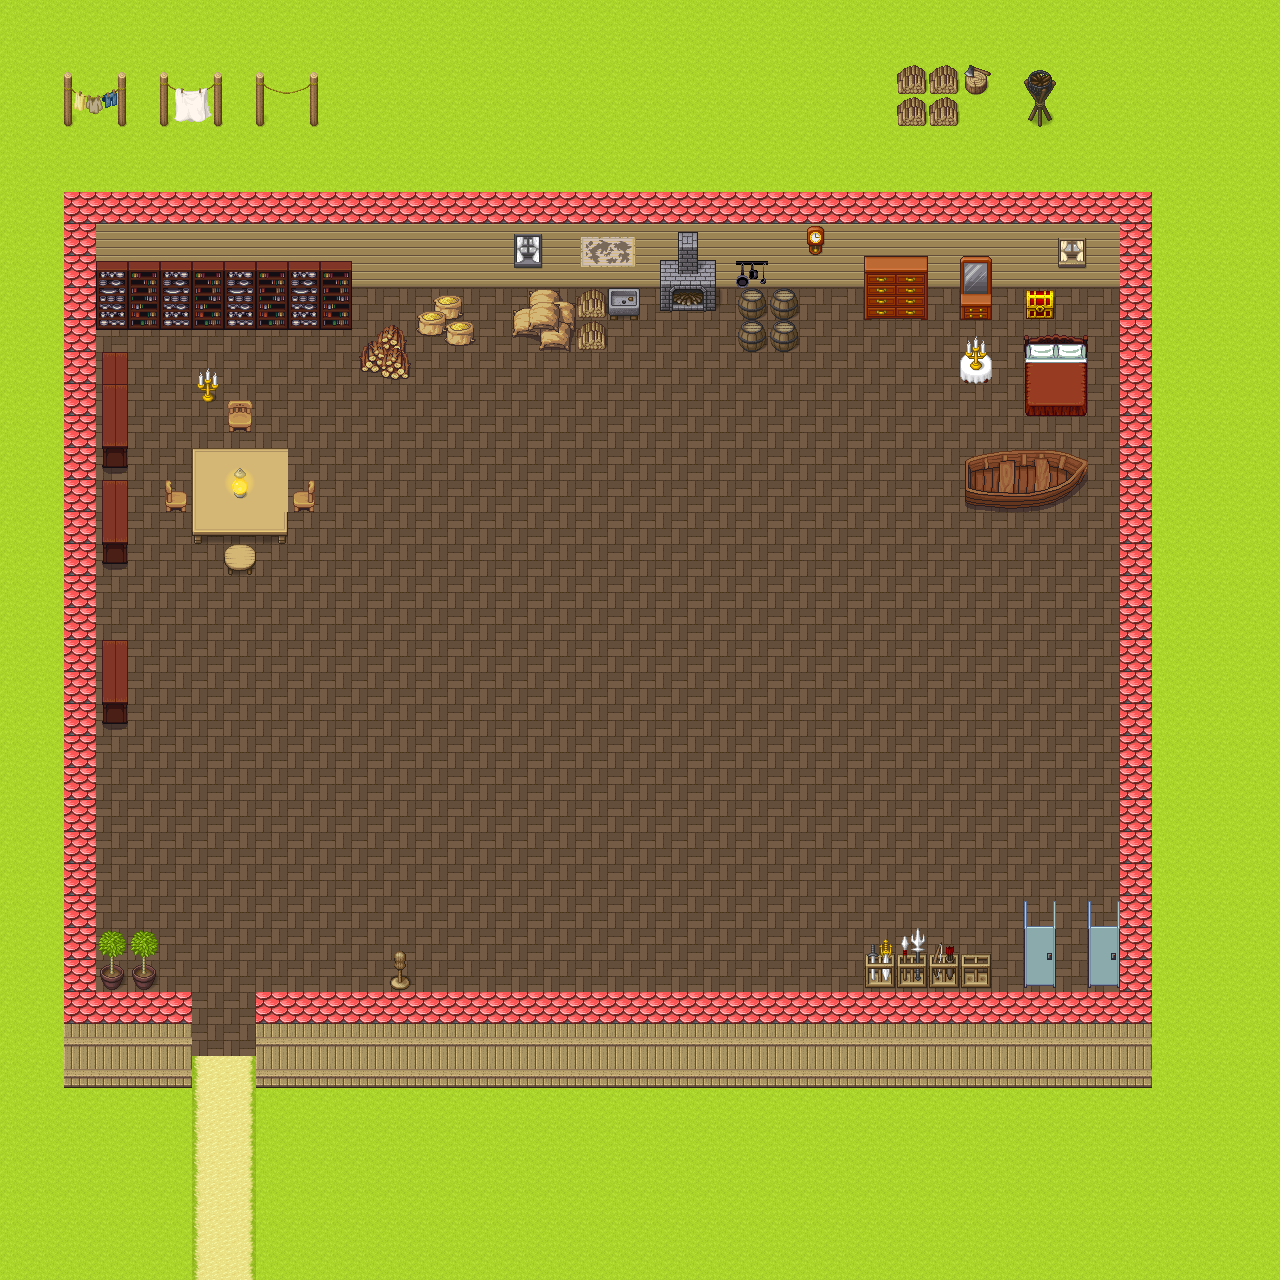

Below is a game level as drawn by its tile map, then a one-line description and the .tmx that defines it (tile-layer data replaced by summaries):
An orthogonal 40x40 tile map with 32x32 px tiles, 5 tile layers (grassLayer, floorLayer, wallLayer, furnitureLayer, ...), 3 tilesets.

<map version="1.5" tiledversion="1.7.2" orientation="orthogonal" renderorder="right-down" width="40" height="40" tilewidth="32" tileheight="32" infinite="0" nextlayerid="6" nextobjectid="1">
 <tileset firstgid="1" name="pipoya-set" tilewidth="32" tileheight="32" tilecount="1064" columns="8">
  <image source="pipoya-set.png" width="256" height="4256" />
 </tileset>
 <tileset firstgid="1065" name="grassdirt" tilewidth="32" tileheight="32" tilecount="528" columns="8">
  <image source="grassdirt.png" width="256" height="2112" />
 </tileset>
 <tileset firstgid="1593" name="elements" tilewidth="32" tileheight="32" tilecount="1024" columns="32">
  <image source="elements.png" width="1024" height="1024" />
 </tileset>
 <layer id="1" name="grassLayer" width="40" height="40">
  <data>[1600 cells, 1600 non-empty, 3 distinct tile ids]</data>
 </layer>
 <layer id="2" name="floorLayer" width="40" height="40">
  <data>[1600 cells, 708 non-empty, 1 distinct tile ids]</data>
 </layer>
 <layer id="3" name="wallLayer" width="40" height="40">
  <data>[1600 cells, 242 non-empty, 6 distinct tile ids]</data>
 </layer>
 <layer id="4" name="furnitureLayer" width="40" height="40">
  <data>[1600 cells, 147 non-empty, 109 distinct tile ids]</data>
 </layer>
 <layer id="5" name="overlapfurnitureLayer" width="40" height="40">
  <data>[1600 cells, 6 non-empty, 6 distinct tile ids]</data>
 </layer>
</map>
